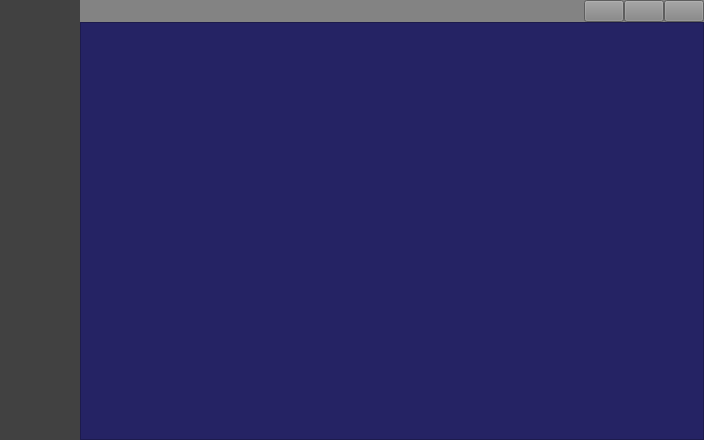
<?xml version="1.0" encoding="UTF-8"?>
<ui version="4.0">
 <class>WindowFrame</class>
 <widget class="QWidget" name="WindowFrame">
  <property name="geometry">
   <rect>
    <x>0</x>
    <y>0</y>
    <width>704</width>
    <height>440</height>
   </rect>
  </property>
  <property name="windowTitle">
   <string/>
  </property>
  <property name="styleSheet">
   <string notr="true">background-color: rgb(255, 0, 0);
</string>
  </property>
  <layout class="QGridLayout" name="gridLayout_2">
   <property name="leftMargin">
    <number>0</number>
   </property>
   <property name="topMargin">
    <number>0</number>
   </property>
   <property name="rightMargin">
    <number>0</number>
   </property>
   <property name="bottomMargin">
    <number>0</number>
   </property>
   <property name="spacing">
    <number>0</number>
   </property>
   <item row="0" column="1">
    <widget class="QWidget" name="header" native="true">
     <property name="sizePolicy">
      <sizepolicy hsizetype="Expanding" vsizetype="Preferred">
       <horstretch>0</horstretch>
       <verstretch>0</verstretch>
      </sizepolicy>
     </property>
     <property name="styleSheet">
      <string notr="true">background-color: rgb(131, 131, 131);</string>
     </property>
     <layout class="QHBoxLayout" name="horizontalLayout_2">
      <property name="spacing">
       <number>0</number>
      </property>
      <property name="leftMargin">
       <number>0</number>
      </property>
      <property name="topMargin">
       <number>0</number>
      </property>
      <property name="rightMargin">
       <number>0</number>
      </property>
      <property name="bottomMargin">
       <number>0</number>
      </property>
      <item>
       <spacer name="horizontalSpacer">
        <property name="orientation">
         <enum>Qt::Horizontal</enum>
        </property>
        <property name="sizeHint" stdset="0">
         <size>
          <width>419</width>
          <height>18</height>
         </size>
        </property>
       </spacer>
      </item>
      <item>
       <widget class="QPushButton" name="minimum">
        <property name="sizePolicy">
         <sizepolicy hsizetype="Minimum" vsizetype="Minimum">
          <horstretch>0</horstretch>
          <verstretch>0</verstretch>
         </sizepolicy>
        </property>
        <property name="minimumSize">
         <size>
          <width>0</width>
          <height>0</height>
         </size>
        </property>
        <property name="maximumSize">
         <size>
          <width>16777215</width>
          <height>16777215</height>
         </size>
        </property>
        <property name="styleSheet">
         <string notr="true"/>
        </property>
        <property name="text">
         <string/>
        </property>
        <property name="iconSize">
         <size>
          <width>50</width>
          <height>40</height>
         </size>
        </property>
       </widget>
      </item>
      <item>
       <widget class="QPushButton" name="maximum">
        <property name="sizePolicy">
         <sizepolicy hsizetype="Minimum" vsizetype="Minimum">
          <horstretch>0</horstretch>
          <verstretch>0</verstretch>
         </sizepolicy>
        </property>
        <property name="minimumSize">
         <size>
          <width>0</width>
          <height>0</height>
         </size>
        </property>
        <property name="maximumSize">
         <size>
          <width>16777215</width>
          <height>16777215</height>
         </size>
        </property>
        <property name="styleSheet">
         <string notr="true"/>
        </property>
        <property name="text">
         <string/>
        </property>
        <property name="iconSize">
         <size>
          <width>50</width>
          <height>40</height>
         </size>
        </property>
       </widget>
      </item>
      <item>
       <widget class="QPushButton" name="close">
        <property name="sizePolicy">
         <sizepolicy hsizetype="Minimum" vsizetype="Minimum">
          <horstretch>0</horstretch>
          <verstretch>0</verstretch>
         </sizepolicy>
        </property>
        <property name="minimumSize">
         <size>
          <width>0</width>
          <height>0</height>
         </size>
        </property>
        <property name="maximumSize">
         <size>
          <width>16777215</width>
          <height>16777215</height>
         </size>
        </property>
        <property name="styleSheet">
         <string notr="true"/>
        </property>
        <property name="text">
         <string/>
        </property>
        <property name="iconSize">
         <size>
          <width>50</width>
          <height>40</height>
         </size>
        </property>
       </widget>
      </item>
     </layout>
    </widget>
   </item>
   <item row="1" column="1">
    <widget class="QWidget" name="body" native="true">
     <property name="sizePolicy">
      <sizepolicy hsizetype="Expanding" vsizetype="Expanding">
       <horstretch>0</horstretch>
       <verstretch>0</verstretch>
      </sizepolicy>
     </property>
     <property name="minimumSize">
      <size>
       <width>80</width>
       <height>0</height>
      </size>
     </property>
     <layout class="QHBoxLayout" name="horizontalLayout_3">
      <property name="spacing">
       <number>0</number>
      </property>
      <property name="leftMargin">
       <number>0</number>
      </property>
      <property name="topMargin">
       <number>0</number>
      </property>
      <property name="rightMargin">
       <number>0</number>
      </property>
      <property name="bottomMargin">
       <number>0</number>
      </property>
      <item>
       <widget class="QWidget" name="WindowContent" native="true">
        <property name="sizePolicy">
         <sizepolicy hsizetype="Expanding" vsizetype="Expanding">
          <horstretch>0</horstretch>
          <verstretch>0</verstretch>
         </sizepolicy>
        </property>
        <property name="minimumSize">
         <size>
          <width>80</width>
          <height>0</height>
         </size>
        </property>
        <property name="styleSheet">
         <string notr="true">background-color: rgb(37, 35, 100);</string>
        </property>
        <layout class="QHBoxLayout" name="horizontalLayout">
         <property name="spacing">
          <number>0</number>
         </property>
         <property name="leftMargin">
          <number>0</number>
         </property>
         <property name="topMargin">
          <number>0</number>
         </property>
         <property name="rightMargin">
          <number>0</number>
         </property>
         <property name="bottomMargin">
          <number>0</number>
         </property>
         <item>
          <widget class="QTextEdit" name="CollectionDummy"/>
         </item>
        </layout>
       </widget>
      </item>
     </layout>
    </widget>
   </item>
   <item row="0" column="0" rowspan="2">
    <widget class="QLabel" name="SideBarDummy">
     <property name="sizePolicy">
      <sizepolicy hsizetype="Preferred" vsizetype="Expanding">
       <horstretch>0</horstretch>
       <verstretch>0</verstretch>
      </sizepolicy>
     </property>
     <property name="minimumSize">
      <size>
       <width>80</width>
       <height>0</height>
      </size>
     </property>
     <property name="maximumSize">
      <size>
       <width>120</width>
       <height>16777215</height>
      </size>
     </property>
     <property name="styleSheet">
      <string notr="true">background-color: rgb(65, 65, 65);</string>
     </property>
     <property name="text">
      <string/>
     </property>
    </widget>
   </item>
  </layout>
 </widget>
 <resources/>
 <connections/>
</ui>
